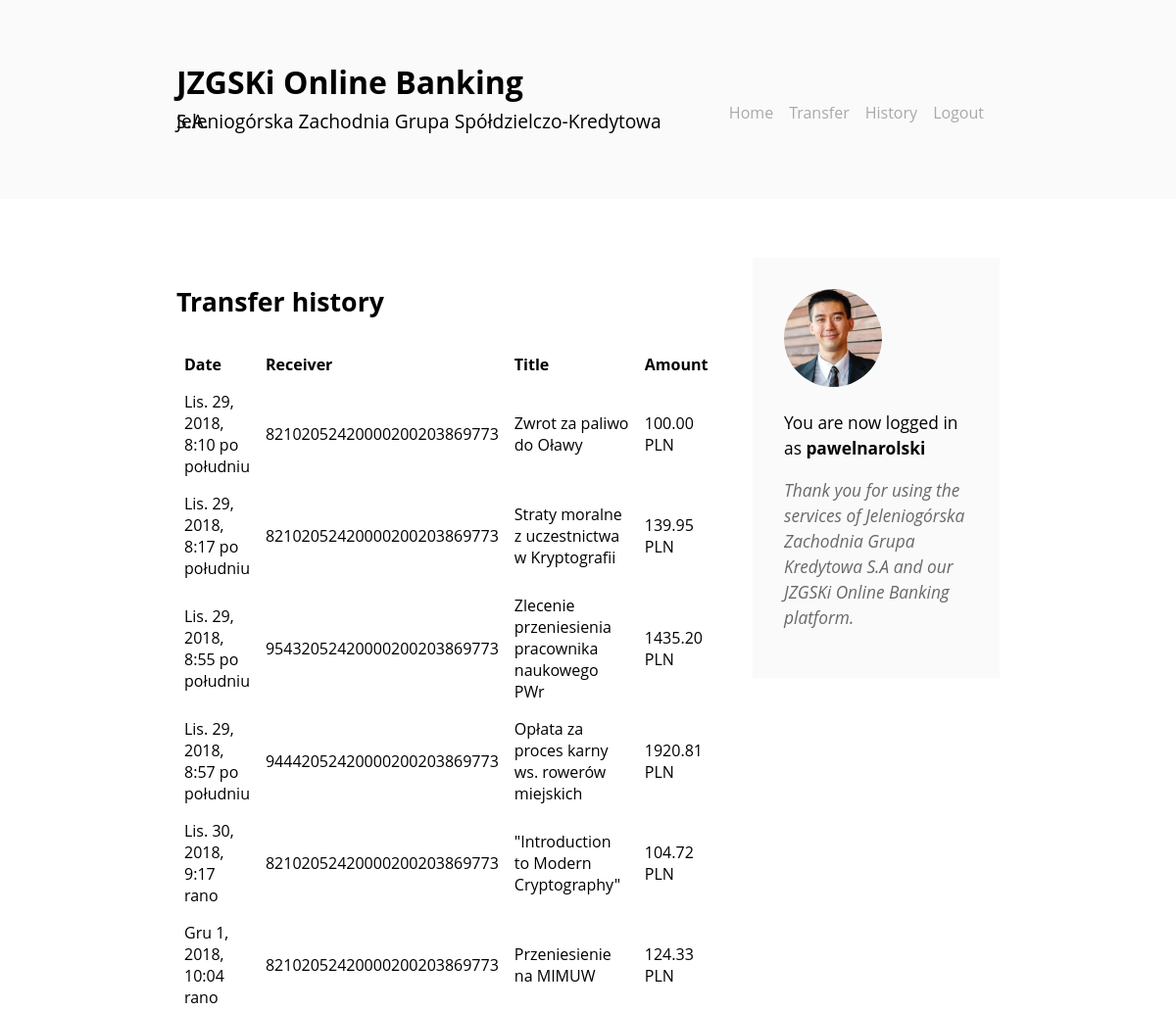
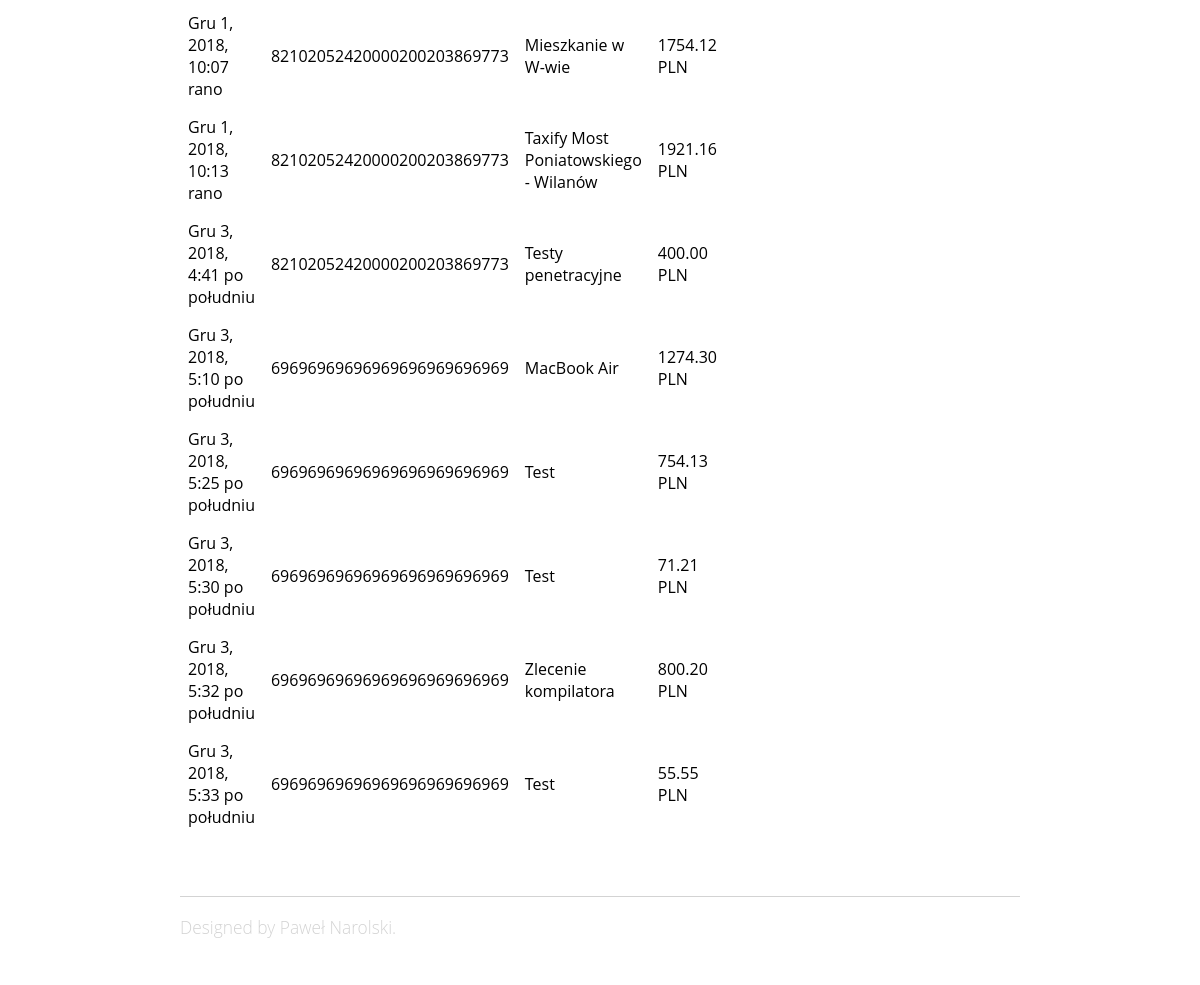
The app's page /transfers/history (signed in) with its own data (2 pictures, top to bottom).
### onlinebank/models.py (models this page shows, shortened)
class Transfer(models.Model):
    IBAN_validator = RegexValidator(regex=r'^\d{26}$', message="Bank account must have 26 digits.")
    from_account = models.ForeignKey(User, editable=False, on_delete=models.CASCADE)
    to_account = models.CharField(validators=[IBAN_validator], null=False, max_length=26)
    title = models.CharField(max_length=60, blank=False, null=False)
    amount = models.DecimalField(max_digits=22, decimal_places=2)
    date = models.DateTimeField(auto_now_add=True)

### onlinebank/views.py (the view)
# urls.py: path('transfers/history', views.history, name="history"),
def history(request):
    transfers = [_ for _ in models.Transfer.objects.all() if _.from_account == request.user]
    return render(request, 'onlinebank/history.html', {'transfers': transfers})

### onlinebank/templates/onlinebank/history.html (shortened to what this page needs)
{% extends 'onlinebank/base.html' %}
{% block content %}
{% if user.is_authenticated %}
<div class="article">
    <h3>Transfer history</h3>
    <div>
        <table class="pure-table pure-table-bordered">
            <thead>
                <tr>
                    <th>Date</th>
                    <th>Receiver</th>
                    <th>Title</th>
                    <th>Amount</th>
                </tr>
            </thead>
            <tbody>
            {% for t in transfers %}
                <tr>
                    <td>{{ t.date }}</td>
                    <td>{{ t.to_account }}</td>
                    <td>{{ t.title }}</td>
                    <td>{{ t.amount }} PLN</td>
                </tr>
            {% endfor %}
            </tbody>
        </table>
    </div>
</div>
{% else %}
<div class="article">
    <h3>User not logged in</h3>
    <p>Please <a href={% url 'login' %}>log in</a> first</p>
</div>
{% endif %}
{% endblock %}

### onlinebank/templates/onlinebank/base.html (shortened to what this page needs)
{% load static %}
<!DOCTYPE html>
<html lang="pl">
<head>
    <link rel="stylesheet" href="{% static 'css/style.css' %}">
    <link rel="stylesheet" href="https://unpkg.com/purecss@1.0.0/build/pure-min.css">
</head>
<body>
    <div class="header">
        <div class="branding">
            <div class="logo">
                <a class="logo-link" href="{% url 'home' %}">JZGSKi Online Banking</a>
                <h2>Jeleniogórska Zachodnia Grupa Spółdzielczo-Kredytowa S.A.</h2>
            </div>
            <div class="menu-container">
                <ul class="menu">
                    <li class="menu-item"><a href="{% url 'home' %}">Home</a></li>
                    {% if user.is_authenticated %}
                    <li class="menu-item"><a href="{% url 'new_transfer' %}" class="active">Transfer</a></li>
                    <li class="menu-item"><a href="{% url 'history' %}" class="active">History</a></li>
                    <li class="menu-item"><a href="{% url 'logout' %}" class="active">Logout</a></li>
                    {% endif %}
                </ul>
            </div>
        </div>
    </div>
    <div class="content">
        {% block content %}
        {% endblock %}
        <div class="sidebar">
            <div class="sidebar-content">
                <div class="biography animated fadeInUp">
                    {% if request.user.is_authenticated %}
                        <img class="profile-pic" src="{% static 'img/profile.jpg' %}" alt="My picture" />
                        <p class"biography-c">You are now logged in as <b>{{ user.username }}</b></p>
                        <p class="biography-c">Thank you for using the services of Jeleniogórska Zachodnia Grupa Kredytowa S.A and our JZGSKi Online Banking platform.</p>
                    {% else %}
                        <h4>Howdy, stranger!</h4>
                        <p class="biography-c">You are not logged in to your bank account at the moment.</p>
                        <p class="biography-c">We encourage you to log in to the JZGSKi or to create a new bank account today!</p>
                    {% endif %}
                </div>
            </div>
        </div>
    </div>
    <div class="footer">
        <div class="about">
            <p>Designed by Paweł Narolski.</p>
        </div>
    </div>
</body>
</html>

### onlinebank/static/css/style.css (style rules this page uses)
.animated { -webkit-animation-duration: 0.5s; animation-duration: 1s; -webkit-animation-fill-mode: both; animation-fill-mode: both; }
.fadeInUp { -webkit-animation-name: fadeInUp; animation-name: fadeInUp; }
.header { background: #FAFAFA; width: 100%; float: left; }
.logo { width: 60%; float: left; }
.menu-container { width: 40%; float: left; }
.menu { list-style-type: none; float: right; }
.menu-item { float: left; display: inline-block; padding: 1.7em 16px 0 0; }
.menu a { text-decoration: none; font-weight: 400; color: darkgrey; }
body { font-family: SF Display, Open Sans, sans-serif; margin: 0 auto; }
table { border-collapse: collapse; width: 100%; }
th, td { text-align: left; padding: 8px; }
.branding { width: 70%; padding: 5% 15%; float: left; }
h2 { font-weight: 400; font-size: 1.2em; line-height: 0; }
.content { float: left; margin: 5% 15% 5% 15%; position: relative; overflow: hidden; }
p { line-height: 1.5em; font-size: 13pt; }
h3 { font-size: 20pt }
.article { float: left; width: 65%; margin-right: 5%; }
.sidebar { float: left; width: 30%; }
.sidebar-content { float:left; }
.biography { background-color: #FAFAFA; padding: 2em 2em; }
.biography-c { font-style: italic; color: dimgray }
.profile-pic { width: 100px; border-radius: 50%; margin-left: auto; margin-right: auto; }
.about { color: lightgray; font-weight: 300; }
.footer { float: left; margin: 0% 15% 5% 15%; border-top: 1px solid lightgray; width: 70%; }
li { line-height: 1.5em; }
.logo-link { text-decoration: none; font-size: 2em; font-weight: bold; color: black; line-height: 1.5em; }

### records on screen
Transfer: date "Lis. 29, 2018, 8:10 po południu", to_account "82102052420000200203869773", title "Zwrot za paliwo do Oławy", amount "100.00"
Transfer: date "Lis. 29, 2018, 8:17 po południu", to_account "82102052420000200203869773", title "Straty moralne z uczestnictwa w Kryptografii", amount "139.95"
Transfer: date "Lis. 29, 2018, 8:55 po południu", to_account "95432052420000200203869773", title "Zlecenie przeniesienia pracownika naukowego PWr", amount "1435.20"
Transfer: date "Lis. 29, 2018, 8:57 po południu", to_account "94442052420000200203869773", title "Opłata za proces karny ws. rowerów miejskich", amount "1920.81"
Transfer: date "Lis. 30, 2018, 9:17 rano", to_account "82102052420000200203869773", title "\"Introduction to Modern Cryptography\"", amount "104.72"
Transfer: date "Gru 1, 2018, 10:04 rano", to_account "82102052420000200203869773", title "Przeniesienie na MIMUW", amount "124.33"
Transfer: date "Gru 1, 2018, 10:07 rano", to_account "82102052420000200203869773", title "Mieszkanie w W-wie", amount "1754.12"
Transfer: date "Gru 1, 2018, 10:13 rano", to_account "82102052420000200203869773", title "Taxify Most Poniatowskiego - Wilanów", amount "1921.16"
Transfer: date "Gru 3, 2018, 4:41 po południu", to_account "82102052420000200203869773", title "Testy penetracyjne", amount "400.00"
Transfer: date "Gru 3, 2018, 5:10 po południu", to_account "69696969696969696969696969", title "MacBook Air", amount "1274.30"
Transfer: date "Gru 3, 2018, 5:25 po południu", to_account "69696969696969696969696969", title "Test", amount "754.13"
Transfer: date "Gru 3, 2018, 5:30 po południu", to_account "69696969696969696969696969", title "Test", amount "71.21"
Transfer: date "Gru 3, 2018, 5:32 po południu", to_account "69696969696969696969696969", title "Zlecenie kompilatora", amount "800.20"
Transfer: date "Gru 3, 2018, 5:33 po południu", to_account "69696969696969696969696969", title "Test", amount "55.55"

### other values on screen
{{ user.username }} "pawelnarolski"
